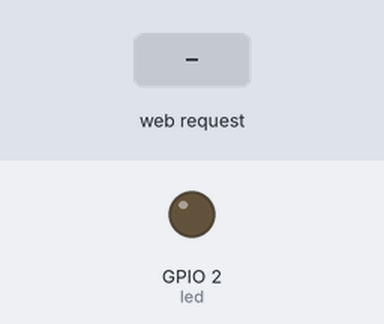
Bench run of a sketch on a simulated ESP8266 (NodeMCU). Shown: output pins drawn as LEDs (lit = HIGH). The inputs (shaded band) are chosen by the test bench.

Above: at 1.2 s.
1.3 s: HTTP request GET / received
At 2.2 s:
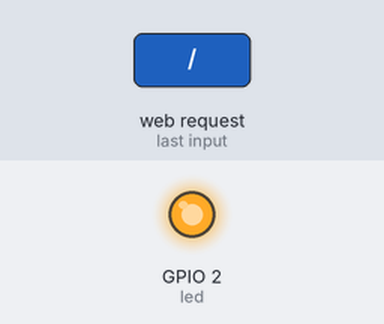
Timing chart, 0 to 4.3 s (numbered marks = the images above; inputs shaded):
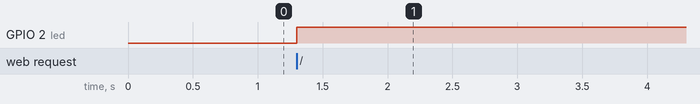

The sketch:

server.ino
```cpp
#include <ESP8266WiFi.h>
#include <ESP8266WebServer.h>
#include <FS.h>

#define led 2

#define ssid "my wifi"
#define password "12345678"

ESP8266WebServer server(80);
bool tog = 0;
void setup() {
  Serial.begin(9600);
  WiFi.mode(WIFI_AP);
  WiFi.softAP(ssid, password);

  pinMode(led, OUTPUT);

  server.on("/", handleclient);
  server.begin();
}
void loop()
{
  server.handleClient();
  yield();
}
void handleclient()
{
  tog = !tog;
  digitalWrite(led, tog);
}
```

Measured:
- after the input at 1.3 s, GPIO 2 (led): LOW → HIGH at once
